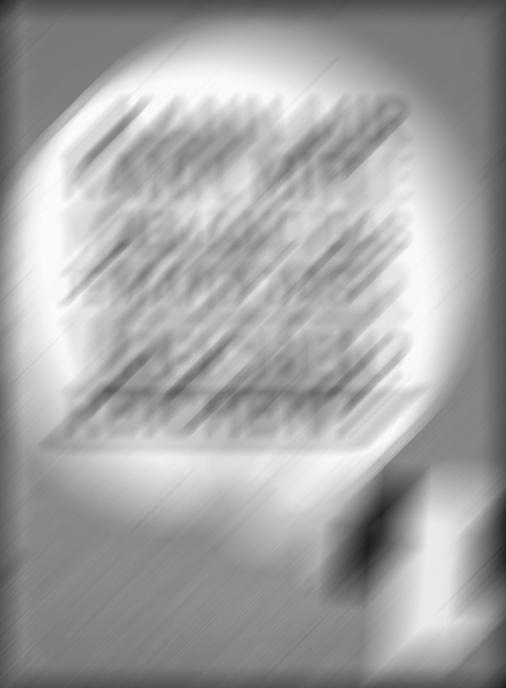
#> input picture Lab4/pics/blurred_image.jpg, 506 x 688 px
$ python wiener_filter.py
#> lines starting #> are read from the running program, lines starting #| are printed output that depends on the picture
from pathlib import Path
import funcs
import numpy as np
import matplotlib.pyplot as plt
import scipy
from scipy import ndimage, fft
from PIL import Image

# ----------------------------------------------------- load image ---------------------------------------------
file_name = Path('.', 'pics', 'blurred_image.jpg')

# Open the image with pillow and convert to numpy array
image = Image.open(file_name)
#> image is the input picture: PIL image 506x688 L; min 30, max 253, mean 163.9
im_color = np.asarray(Image.open(file_name))
im_gray = np.asarray(Image.open(file_name).convert('L'))

# summarize some details about the image
print(image.format)
#| JPEG
print('dtype image:', im_gray.dtype)
#| dtype image: uint8
print(im_gray.shape)
#| (688, 506)

# motion blur filter
nFilter = 91
angle = 45
my_filter = np.zeros((nFilter, nFilter))
my_filter[nFilter//2, :] = 1.0 / nFilter
my_filter = ndimage.rotate(my_filter, angle, reshape=False)

nRows = im_gray.shape[0]
#> nRows = 688
nCols = im_gray.shape[1]
#> nCols = 506
nFFT = 2048

im_spect = fft.fft2(im_gray, (nFFT, nFFT))
mag_fft = np.abs(fft.fftshift(im_spect))
log_mag_fft = np.log(1 + mag_fft)
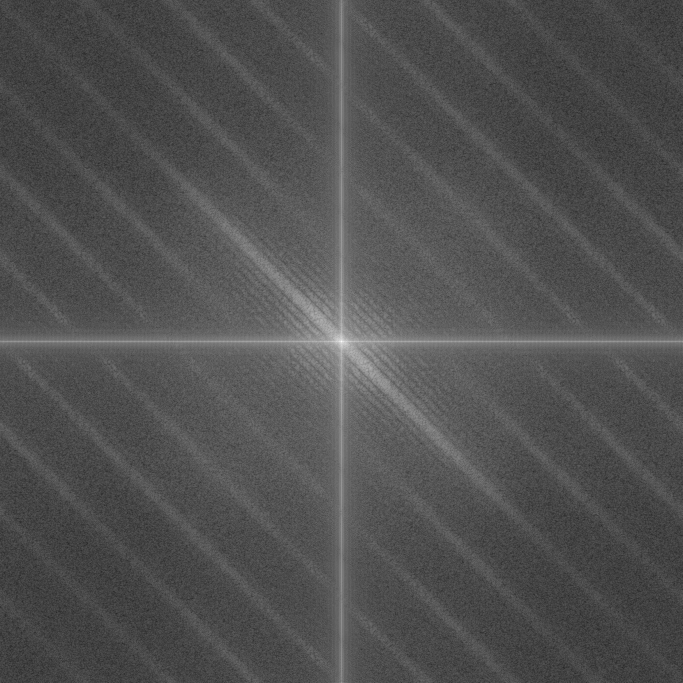
#> log_mag_fft: shape (2048, 2048) float64 (shown at 1/3 size); min 0.273, max 17.86, mean 5.9; drawn with min black and max white

# -------------------------- wiener filter ---------------------
# Define the Wiener filter parameters
K = 0.01  # A small constant to prevent division by zero
H = np.fft.fft2(my_filter, (nFFT, nFFT))  # Fourier transform of the filter
H_conj = np.conj(H)      # complex conjugate of the filter
# Wiener filter formula
spec_rec = (H_conj / (np.abs(H) ** 2 + K)) * im_spect
# Inverse Fourier transform to get the reconstructed image
im_rec = scipy.fft.ifft2(spec_rec)
im_rec = np.real(im_rec)[:nRows-nFilter, :nCols-nFilter]
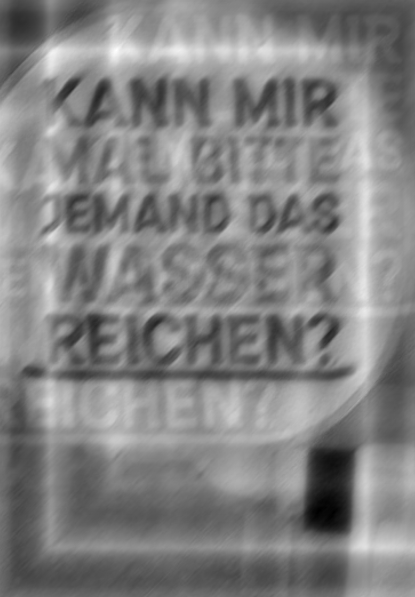
#> im_rec: shape (597, 415) float64; min -39.77, max 374.5, mean 173.2; drawn with min black and max white
# Fourier transform of the reconstructed image
mag_spec_rec = np.abs(fft.fftshift(spec_rec))
log_spec_rec = np.log(1 + mag_spec_rec)
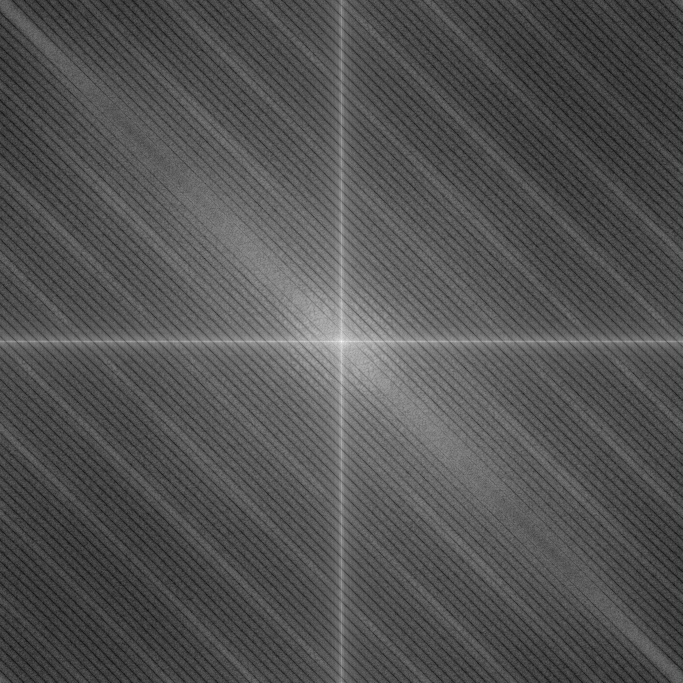
#> log_spec_rec: shape (2048, 2048) float64 (shown at 1/3 size); min 1.68e-05, max 17.85, mean 5.85; drawn with min black and max white

# --------------------------------------------------------- display images ---------------------------------------------
fig0 = plt.figure(1)
plt.subplot(1, 2, 1)
plt.title('blurred Image')
plt.imshow(im_gray, cmap='gray')

plt.subplot(1, 2, 2)
plt.title('spectrum')
plt.imshow(log_mag_fft, cmap='gray')

plt.tight_layout()
for ax in fig0.get_axes():
    ax.axis('off')
plt.show()
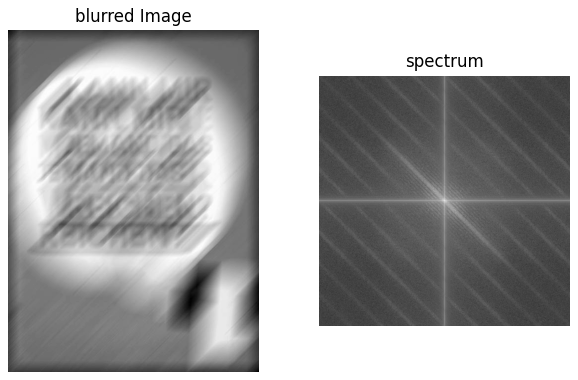
#> figure drawn by matplotlib, 2 panels
plt.show()

# ------------------------------------ reconstructed image -------------------------------------
fig1 = plt.figure(2)
plt.subplot(1, 2, 1)
plt.title('reconstructed image')
plt.imshow(im_rec, cmap='gray')

plt.subplot(1, 2, 2)
plt.title('reconstructed spectrum')
plt.imshow(log_spec_rec, cmap='gray')

plt.tight_layout()
for ax in fig1.get_axes():
    ax.axis('off')
plt.show()
plt.show()
